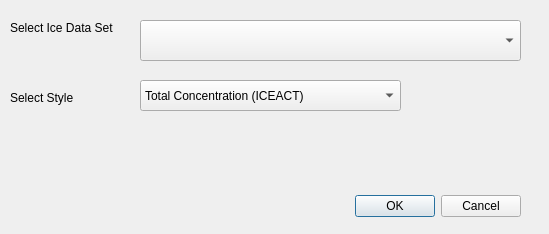
<?xml version="1.0" encoding="UTF-8"?>
<ui version="4.0">
 <class>S411_ICE_DATADialogBase</class>
 <widget class="QDialog" name="S411_ICE_DATADialogBase">
  <property name="geometry">
   <rect>
    <x>0</x>
    <y>0</y>
    <width>549</width>
    <height>234</height>
   </rect>
  </property>
  <property name="windowTitle">
   <string>S-411 ICE DATA Loader (BSH)</string>
  </property>
  <widget class="QDialogButtonBox" name="button_box">
   <property name="geometry">
    <rect>
     <x>160</x>
     <y>190</y>
     <width>361</width>
     <height>32</height>
    </rect>
   </property>
   <property name="orientation">
    <enum>Qt::Horizontal</enum>
   </property>
   <property name="standardButtons">
    <set>QDialogButtonBox::Cancel|QDialogButtonBox::Ok</set>
   </property>
  </widget>
  <widget class="QComboBox" name="comboBox">
   <property name="geometry">
    <rect>
     <x>140</x>
     <y>20</y>
     <width>381</width>
     <height>41</height>
    </rect>
   </property>
  </widget>
  <widget class="QLabel" name="label">
   <property name="geometry">
    <rect>
     <x>10</x>
     <y>20</y>
     <width>121</width>
     <height>16</height>
    </rect>
   </property>
   <property name="text">
    <string>Select Ice Data Set</string>
   </property>
  </widget>
  <widget class="QComboBox" name="comboBox_2">
   <property name="geometry">
    <rect>
     <x>140</x>
     <y>80</y>
     <width>261</width>
     <height>31</height>
    </rect>
   </property>
   <item>
    <property name="text">
     <string>Total Concentration (ICEACT)</string>
    </property>
   </item>
   <item>
    <property name="text">
     <string>Stage of Development (ICESOD)</string>
    </property>
   </item>
  </widget>
  <widget class="QLabel" name="label_2">
   <property name="geometry">
    <rect>
     <x>10</x>
     <y>90</y>
     <width>121</width>
     <height>16</height>
    </rect>
   </property>
   <property name="text">
    <string>Select Style</string>
   </property>
  </widget>
 </widget>
 <resources/>
 <connections>
  <connection>
   <sender>button_box</sender>
   <signal>accepted()</signal>
   <receiver>S411_ICE_DATADialogBase</receiver>
   <slot>accept()</slot>
   <hints>
    <hint type="sourcelabel">
     <x>20</x>
     <y>20</y>
    </hint>
    <hint type="destinationlabel">
     <x>20</x>
     <y>20</y>
    </hint>
   </hints>
  </connection>
  <connection>
   <sender>button_box</sender>
   <signal>rejected()</signal>
   <receiver>S411_ICE_DATADialogBase</receiver>
   <slot>reject()</slot>
   <hints>
    <hint type="sourcelabel">
     <x>20</x>
     <y>20</y>
    </hint>
    <hint type="destinationlabel">
     <x>20</x>
     <y>20</y>
    </hint>
   </hints>
  </connection>
 </connections>
</ui>
